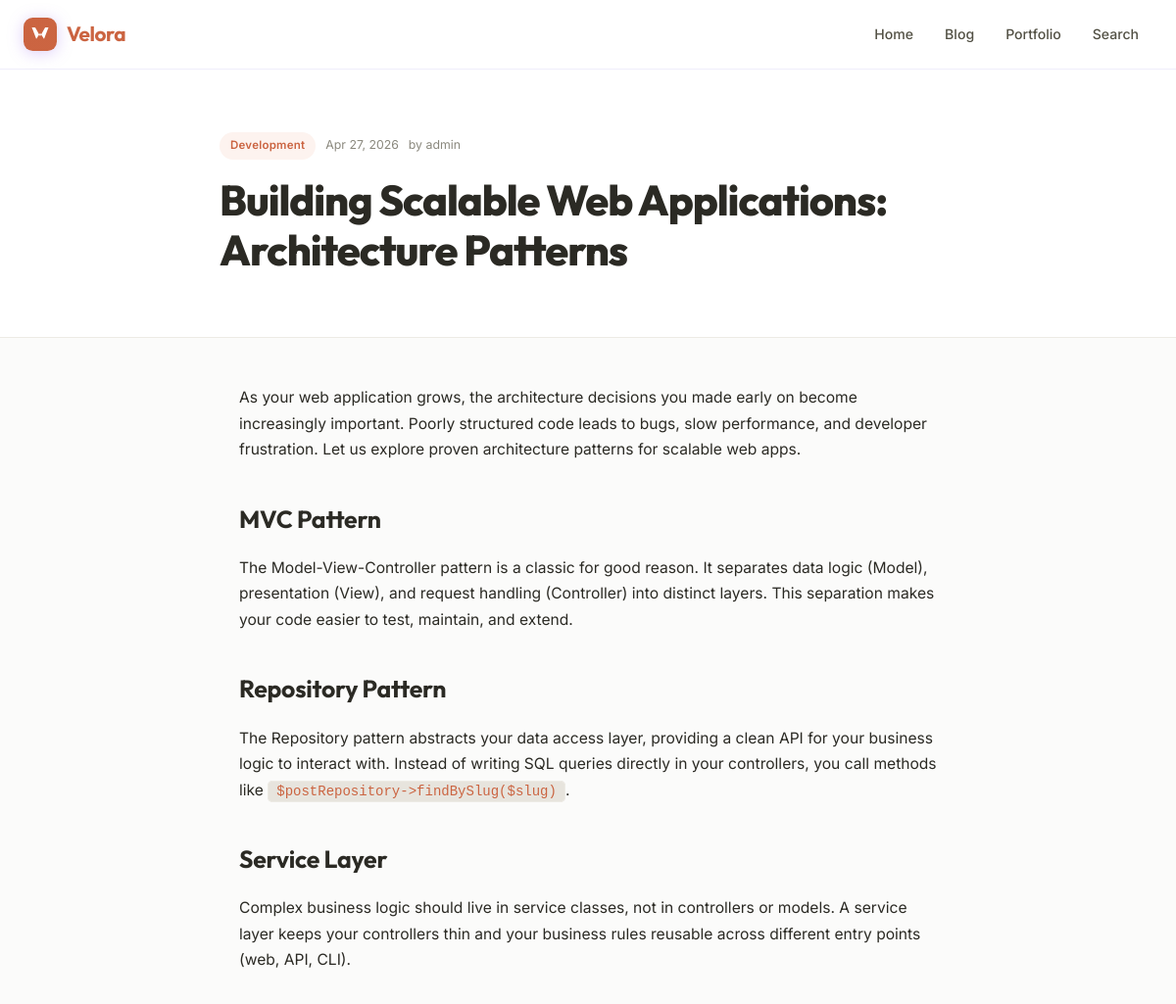
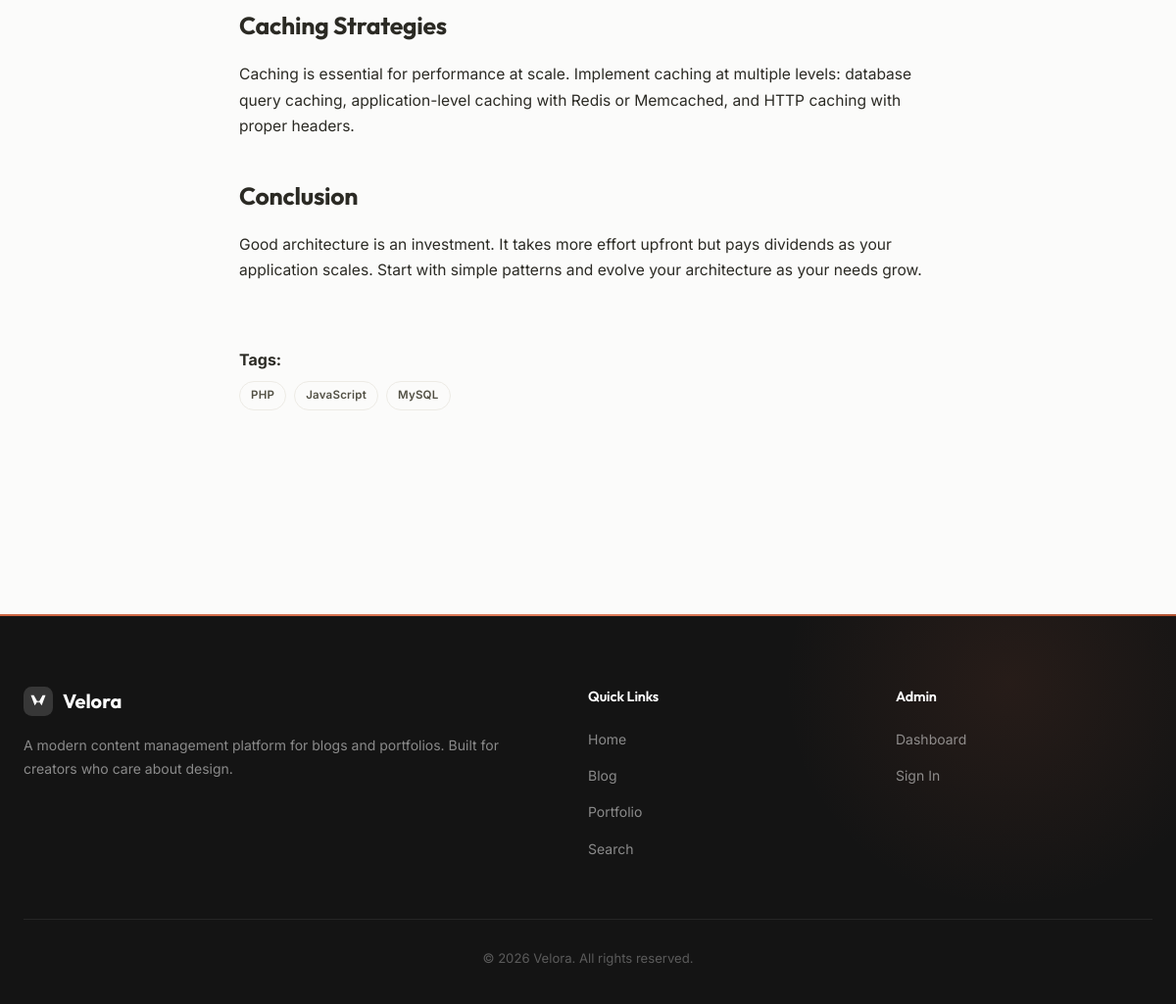
Screenshot of /post.php?slug=building-scalable-web-applications-architecture-patterns with the database file from the repository (2 pictures, top to bottom).
### tables this page shows
CREATE TABLE IF NOT EXISTS `blog_posts` (
    `id` INT UNSIGNED AUTO_INCREMENT PRIMARY KEY,
    `title` VARCHAR(255) NOT NULL,
    `slug` VARCHAR(280) NOT NULL UNIQUE,
    `content` LONGTEXT NOT NULL,
    `excerpt` TEXT NULL,
    `featured_image` VARCHAR(255) NULL,
    `category_id` INT UNSIGNED NULL,
    `author_id` INT UNSIGNED NOT NULL,
    `status` ENUM('draft','published') NOT NULL DEFAULT 'draft',
    `created_at` DATETIME NOT NULL DEFAULT CURRENT_TIMESTAMP,
    `updated_at` DATETIME NOT NULL DEFAULT CURRENT_TIMESTAMP ON UPDATE CURRENT_TIMESTAMP,
    INDEX `idx_status` (`status`),
    INDEX `idx_category` (`category_id`),
    INDEX `idx_author` (`author_id`),
    INDEX `idx_created` (`created_at`),
    CONSTRAINT `fk_post_category` FOREIGN KEY (`category_id`) REFERENCES `categories`(`id`) ON DELETE SET NULL,
    CONSTRAINT `fk_post_author` FOREIGN KEY (`author_id`) REFERENCES `users`(`id`) ON DELETE CASCADE
);

CREATE TABLE IF NOT EXISTS `categories` (
    `id` INT UNSIGNED AUTO_INCREMENT PRIMARY KEY,
    `name` VARCHAR(100) NOT NULL,
    `slug` VARCHAR(120) NOT NULL UNIQUE
);

CREATE TABLE IF NOT EXISTS `users` (
    `id` INT UNSIGNED AUTO_INCREMENT PRIMARY KEY,
    `username` VARCHAR(50) NOT NULL UNIQUE,
    `password` VARCHAR(255) NOT NULL,
    `email` VARCHAR(100) NOT NULL UNIQUE,
    `created_at` DATETIME NOT NULL DEFAULT CURRENT_TIMESTAMP
);

CREATE TABLE IF NOT EXISTS `tags` (
    `id` INT UNSIGNED AUTO_INCREMENT PRIMARY KEY,
    `name` VARCHAR(100) NOT NULL,
    `slug` VARCHAR(120) NOT NULL UNIQUE
);

### includes/functions.php (called while the page is built, shortened)
<?php
function sanitize($str) {
    return htmlspecialchars($str, ENT_QUOTES, 'UTF-8');
}
function formatDate($date, $format = 'M j, Y') {
    return date($format, strtotime($date));
}

### post.php (the view, shortened to what this page needs)
<?php
require_once __DIR__ . '/includes/config.php';
require_once __DIR__ . '/includes/functions.php';
$slug = $_GET['slug'] ?? '';
$stmt = mysqli_prepare($conn, "SELECT bp.*, c.name as category_name, c.slug as category_slug, u.username as author_name FROM blog_posts bp LEFT JOIN categories c ON bp.category_id = c.id LEFT JOIN users u ON bp.author_id = u.id WHERE bp.slug = ? AND bp.status = 'published'");
mysqli_stmt_bind_param($stmt, 's', $slug);
mysqli_stmt_execute($stmt);
$post = mysqli_fetch_assoc(mysqli_stmt_get_result($stmt));
$postTags = mysqli_query($conn, "SELECT t.* FROM tags t JOIN post_tags pt ON t.id = pt.tag_id WHERE pt.post_id = " . intval($post['id']));
require_once __DIR__ . '/includes/header.php';
?>
<section class="post-hero">
    <div class="container" style="max-width:800px">
        <div class="card-meta" style="margin-bottom:16px">
            <span class="badge badge-lemon"><?= sanitize($post['category_name'] ?? 'Uncategorized') ?></span>
            <span><?= formatDate($post['created_at']) ?></span>
            <span>by <?= sanitize($post['author_name']) ?></span>
        </div>
        <h1><?= sanitize($post['title']) ?></h1>
    </div>
</section>
<div class="post-content">
    <?= $post['content'] ?>
    <?php if (mysqli_num_rows($postTags) > 0): ?>
    <div style="margin-top:40px;padding-top:24px;border-top:1px solid var(--gray-200)">
        <strong>Tags:</strong>
        <div class="tech-list" style="margin-top:8px">
        <?php while ($tag = mysqli_fetch_assoc($postTags)): ?>
            <a href="<?= SITE_URL ?>/blog.php?tag=<?= urlencode($tag['slug']) ?>" class="badge badge-tech"><?= sanitize($tag['name']) ?></a>
        <?php endwhile; ?>
        </div>
    </div>
    <?php endif; ?>
</div>
<?php require_once __DIR__ . '/includes/footer.php'; ?>

### public/css/style.css (style rules this page uses)
:root { --v-primary: #cb6441; --v-primary-hover: #b35332; --v-primary-light: #fdf3ef; --v-primary-lighter: #fef9f7; --v-gradient: linear-gradient(135deg, #cb6441 0%, #e07d5b 100%); --v-gradient-text: linear-gradient(135deg, #cb6441 0%, #b35332 100%); --v-gradient-pink: linear-gradient(135deg, #cb6441 0%, #e07d5b 50%, #b35332 100%); --v-secondary: #e7e4dd; --v-secondary-fg: #525044; --v-bg: #fbfbfa; --v-surface: #FFFFFF; --v-surface-2: #e7e4dd; --v-border: #dcdad3; --v-border-light: #edebe5; --v-text: #2b2a24; --v-text-muted: #525044; --v-text-light: #8a887d; --v-success: #059669; --v-success-bg: #D1FAE5; --v-warning: #D97706; --v-warning-bg: #FEF3C7; --v-danger: #141414; --v-danger-bg: rgba(20, 20, 20, 0.08); --v-info: #0284C7; --v-info-bg: #E0F2FE; --v-shadow-sm: 0 1px 3px rgba(0,0,0,.05), 0 1px 2px rgba(0,0,0,.03); --v-shadow: 0 4px 16px rgba(203,100,65,.08), 0 2px 4px rgba(0,0,0,.04); --v-shadow-md: 0 8px 28px rgba(203,100,65,.12), 0 4px 8px rgba(0,0,0,.04); --v-shadow-lg: 0 20px 60px rgba(203,100,65,.16), 0 8px 16px rgba(0,0,0,.06); --v-radius-xs: 6px; --v-radius-sm: 8px; --v-radius: 14px; --v-radius-lg: 20px; --v-radius-xl: 28px; --v-radius-full: 9999px; --v-max-width: 1200px; --v-transition: 0.22s cubic-bezier(0.4, 0, 0.2, 1); --v-font-display: 'Outfit', -apple-system, sans-serif; --v-font: 'Inter', -apple-system, sans-serif; --gold: var(--v-primary); --lemon: var(--v-primary-light); --lemon-light: var(--v-primary-lighter); --lemon-vivid: var(--v-primary); --lemon-dark: var(--v-primary-hover); --danger: var(--v-danger); --success: var(--v-success); --font: var(--v-font); --radius: var(--v-radius); --radius-sm: var(--v-radius-sm); --radius-lg: var(--v-radius-lg); --transition: var(--v-transition); --max-width: var(--v-max-width); --shadow-sm: var(--v-shadow-sm); --shadow: var(--v-shadow); --shadow-lg: var(--v-shadow-lg); --text: var(--v-text); --text-light: var(--v-text-muted); }
*, *::before, *::after { box-sizing: border-box; margin: 0; padding: 0; }
html { scroll-behavior: smooth; }
body { font-family: var(--v-font); color: var(--v-text); background: var(--v-bg); line-height: 1.7; -webkit-font-smoothing: antialiased; -moz-osx-font-smoothing: grayscale; }
a { color: var(--v-primary); text-decoration: none; transition: color var(--v-transition); }
.container { max-width: var(--v-max-width); margin: 0 auto; padding: 0 24px; }
.card-meta { display: flex; align-items: center; gap: 10px; font-size: .77rem; color: var(--v-text-light); margin-bottom: 12px; flex-wrap: wrap; }
.badge { display: inline-flex; align-items: center; padding: 4px 11px; border-radius: var(--v-radius-full); font-size: .72rem; font-weight: 600; letter-spacing: .02em; }
.badge-lemon { background: var(--v-primary-light); color: var(--v-primary); }
.badge-tech { background: var(--v-bg); color: var(--v-text-muted); border: 1px solid var(--v-border-light); }
.post-hero { background: var(--v-surface); padding: 64px 0 44px; border-bottom: 1px solid var(--v-border-light); }
.post-hero h1 { font-family: var(--v-font-display); font-size: clamp(1.8rem, 4vw, 2.7rem); font-weight: 800; line-height: 1.2; margin-bottom: 18px; letter-spacing: -0.025em; }
.post-content { max-width: 760px; margin: 0 auto; padding: 48px 24px 96px; }
.post-content h2 { font-family: var(--v-font-display); font-size: 1.55rem; font-weight: 700; margin: 36px 0 16px; letter-spacing: -0.01em; }
.post-content p { margin-bottom: 20px; font-size: .975rem; }
.post-content code { background: var(--v-surface-2); color: var(--v-primary); padding: 2px 8px; border-radius: 5px; font-size: .875rem; border: 1px solid var(--v-border-light); font-family: 'JetBrains Mono', monospace; }
.tech-list { display: flex; flex-wrap: wrap; gap: 8px; margin: 16px 0; }

### rows the page displays
blog_posts: category.name "Development", created_at "Apr 27, 2026", author.username "admin", title "Building Scalable Web Applications: Architecture Patterns", content "As your web application grows, the architecture decisions you made early on become increasingly important. Poorly structured code leads to bugs, slow performance, and developer frustration. Let us explore proven architecture patterns for scalable web apps. MVC Pattern The Model-View-Controller pattern is a classic for good reason. It separates data logic (Model), presentation (View), and request handling (Controller) into distinct layers. This separation makes your code easier to test, maintain, and extend. Repository Pattern The Repository pattern abstracts your data access layer, providing a clean API for your business logic to interact with. Instead of writing SQL queries directly in…"
tags: name "PHP"
tags: name "JavaScript"
tags: name "MySQL"

### other values shown
SITE_NAME "Velora"
